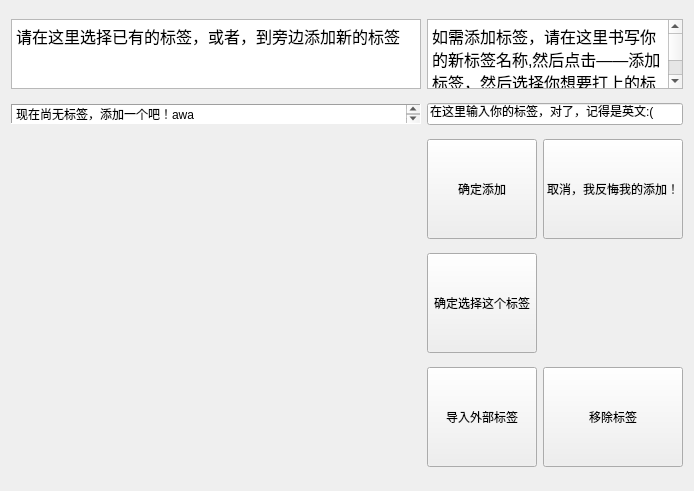
<?xml version="1.0" encoding="UTF-8"?>
<ui version="4.0">
 <class>labelQuerydialog</class>
 <widget class="QWidget" name="labelQuerydialog">
  <property name="geometry">
   <rect>
    <x>0</x>
    <y>0</y>
    <width>694</width>
    <height>491</height>
   </rect>
  </property>
  <property name="minimumSize">
   <size>
    <width>0</width>
    <height>100</height>
   </size>
  </property>
  <property name="maximumSize">
   <size>
    <width>16777215</width>
    <height>664</height>
   </size>
  </property>
  <property name="windowTitle">
   <string>Form</string>
  </property>
  <layout class="QGridLayout" name="gridLayout">
   <item row="0" column="0">
    <widget class="QTextBrowser" name="showText_selectExsitedLabel">
     <property name="maximumSize">
      <size>
       <width>16777215</width>
       <height>70</height>
      </size>
     </property>
     <property name="html">
      <string>&lt;!DOCTYPE HTML PUBLIC &quot;-//W3C//DTD HTML 4.0//EN&quot; &quot;http://www.w3.org/TR/REC-html40/strict.dtd&quot;&gt;
&lt;html&gt;&lt;head&gt;&lt;meta name=&quot;qrichtext&quot; content=&quot;1&quot; /&gt;&lt;meta charset=&quot;utf-8&quot; /&gt;&lt;style type=&quot;text/css&quot;&gt;
p, li { white-space: pre-wrap; }
hr { height: 1px; border-width: 0; }
li.unchecked::marker { content: &quot;\2610&quot;; }
li.checked::marker { content: &quot;\2612&quot;; }
&lt;/style&gt;&lt;/head&gt;&lt;body style=&quot; font-family:'Microsoft YaHei UI'; font-size:9pt; font-weight:400; font-style:normal;&quot;&gt;
&lt;p style=&quot; margin-top:0px; margin-bottom:0px; margin-left:0px; margin-right:0px; -qt-block-indent:0; text-indent:0px;&quot;&gt;&lt;span style=&quot; font-size:12pt;&quot;&gt;请在这里选择已有的标签，或者，到旁边添加新的标签&lt;/span&gt;&lt;/p&gt;&lt;/body&gt;&lt;/html&gt;</string>
     </property>
    </widget>
   </item>
   <item row="0" column="1" colspan="2">
    <widget class="QTextBrowser" name="showText_addLabel">
     <property name="maximumSize">
      <size>
       <width>16777215</width>
       <height>70</height>
      </size>
     </property>
     <property name="html">
      <string>&lt;!DOCTYPE HTML PUBLIC &quot;-//W3C//DTD HTML 4.0//EN&quot; &quot;http://www.w3.org/TR/REC-html40/strict.dtd&quot;&gt;
&lt;html&gt;&lt;head&gt;&lt;meta name=&quot;qrichtext&quot; content=&quot;1&quot; /&gt;&lt;meta charset=&quot;utf-8&quot; /&gt;&lt;style type=&quot;text/css&quot;&gt;
p, li { white-space: pre-wrap; }
hr { height: 1px; border-width: 0; }
li.unchecked::marker { content: &quot;\2610&quot;; }
li.checked::marker { content: &quot;\2612&quot;; }
&lt;/style&gt;&lt;/head&gt;&lt;body style=&quot; font-family:'Microsoft YaHei UI'; font-size:9pt; font-weight:400; font-style:normal;&quot;&gt;
&lt;p style=&quot; margin-top:0px; margin-bottom:0px; margin-left:0px; margin-right:0px; -qt-block-indent:0; text-indent:0px;&quot;&gt;&lt;span style=&quot; font-size:12pt;&quot;&gt;如需添加标签，请在这里书写你的新标签名称,然后点击——添加标签，然后选择你想要打上的标签后点击确定&lt;/span&gt;&lt;/p&gt;&lt;/body&gt;&lt;/html&gt;</string>
     </property>
    </widget>
   </item>
   <item row="1" column="0">
    <widget class="QTextBrowser" name="showLabelCountsTxtBrowser">
     <property name="maximumSize">
      <size>
       <width>16777215</width>
       <height>20</height>
      </size>
     </property>
     <property name="frameShape">
      <enum>QFrame::Panel</enum>
     </property>
     <property name="html">
      <string>&lt;!DOCTYPE HTML PUBLIC &quot;-//W3C//DTD HTML 4.0//EN&quot; &quot;http://www.w3.org/TR/REC-html40/strict.dtd&quot;&gt;
&lt;html&gt;&lt;head&gt;&lt;meta name=&quot;qrichtext&quot; content=&quot;1&quot; /&gt;&lt;meta charset=&quot;utf-8&quot; /&gt;&lt;style type=&quot;text/css&quot;&gt;
p, li { white-space: pre-wrap; }
hr { height: 1px; border-width: 0; }
li.unchecked::marker { content: &quot;\2610&quot;; }
li.checked::marker { content: &quot;\2612&quot;; }
&lt;/style&gt;&lt;/head&gt;&lt;body style=&quot; font-family:'Microsoft YaHei UI'; font-size:9pt; font-weight:400; font-style:normal;&quot;&gt;
&lt;p style=&quot; margin-top:0px; margin-bottom:0px; margin-left:0px; margin-right:0px; -qt-block-indent:0; text-indent:0px;&quot;&gt;现在尚无标签，添加一个吧！awa&lt;/p&gt;&lt;/body&gt;&lt;/html&gt;</string>
     </property>
    </widget>
   </item>
   <item row="1" column="1" colspan="2">
    <widget class="labelsQueryTextClass" name="getTextedLineEdit">
     <property name="text">
      <string>在这里输入你的标签，对了，记得是英文:(</string>
     </property>
    </widget>
   </item>
   <item row="2" column="0" rowspan="3">
    <layout class="QVBoxLayout" name="showbox">
     <property name="sizeConstraint">
      <enum>QLayout::SetFixedSize</enum>
     </property>
    </layout>
   </item>
   <item row="2" column="1">
    <widget class="QPushButton" name="acceptAndAddBtn">
     <property name="minimumSize">
      <size>
       <width>0</width>
       <height>100</height>
      </size>
     </property>
     <property name="text">
      <string>确定添加</string>
     </property>
    </widget>
   </item>
   <item row="2" column="2">
    <widget class="QPushButton" name="rejectAndTryAgainBtn">
     <property name="minimumSize">
      <size>
       <width>0</width>
       <height>100</height>
      </size>
     </property>
     <property name="text">
      <string>取消，我反悔我的添加！</string>
     </property>
    </widget>
   </item>
   <item row="4" column="2">
    <widget class="QPushButton" name="removeLabelButton">
     <property name="minimumSize">
      <size>
       <width>0</width>
       <height>100</height>
      </size>
     </property>
     <property name="text">
      <string>移除标签</string>
     </property>
    </widget>
   </item>
   <item row="3" column="1">
    <widget class="QPushButton" name="ensureTheLabelRes">
     <property name="minimumSize">
      <size>
       <width>0</width>
       <height>100</height>
      </size>
     </property>
     <property name="text">
      <string>确定选择这个标签</string>
     </property>
    </widget>
   </item>
   <item row="4" column="1">
    <widget class="QPushButton" name="btn_importLabels">
     <property name="minimumSize">
      <size>
       <width>0</width>
       <height>100</height>
      </size>
     </property>
     <property name="text">
      <string>导入外部标签</string>
     </property>
    </widget>
   </item>
  </layout>
 </widget>
 <customwidgets>
  <customwidget>
   <class>labelsQueryTextClass</class>
   <extends>QLineEdit</extends>
   <header location="global">labelsquerytextclass.h</header>
  </customwidget>
 </customwidgets>
 <resources/>
 <connections/>
</ui>
